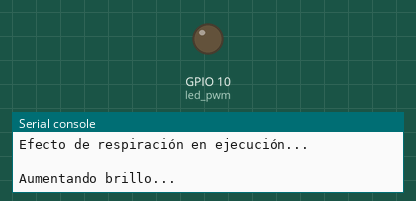
A program run on a simulated ESP32 board running MicroPython. Parts: output pins drawn as LEDs (lit = HIGH), the last lines printed to the serial console.

Above: at 0.05 s.
At 2.3 s:
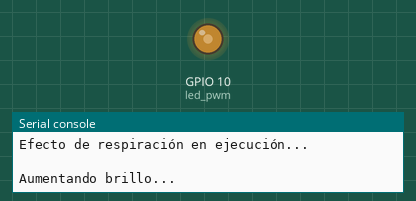
At 4.6 s:
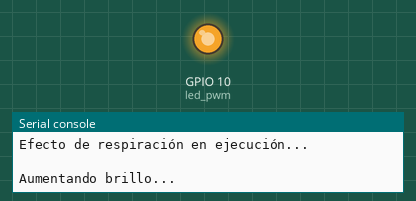
At 9.2 s:
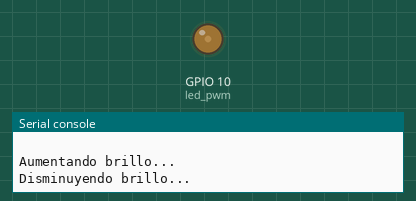
Timing chart, 0 to 13.3 s (numbered marks = the images above):
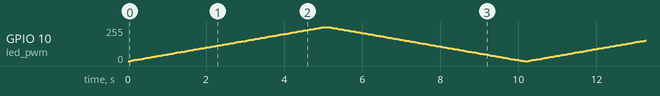

The program:

main.py
```python
# Proyecto 4.1: LED Respiración (Breathing LED)
# ESP32-S3 WROOM con MicroPython
# Descripción: Control del brillo de un LED mediante PWM con efecto de respiración

# ============================================================================
# IMPORTACIONES
# ============================================================================

from machine import Pin, PWM  # Para controlar GPIO y PWM
import time                    # Para controlar los tiempos

# ============================================================================
# CONFIGURACIÓN DEL PWM
# ============================================================================

# Definir el pin GPIO 10 como salida PWM
# Parámetros:
#   - Pin(10): GPIO 10 donde está conectado el LED
#   - freq=1000: Frecuencia PWM de 1000 Hz
led_pwm = PWM(Pin(10), freq=1000)

# ============================================================================
# VARIABLES DE CONFIGURACIÓN
# ============================================================================

# Rango de valores PWM (0 = apagado, 65535 = brillo máximo)
PWM_MIN = 0           # Brillo mínimo
PWM_MAX = 65535       # Brillo máximo

# Velocidad del efecto respiración (en segundos)
STEP_DELAY = 0.05     # Tiempo entre incrementos (más bajo = más rápido)

# Incremento de brillo en cada paso
# Dividimos el rango máximo entre pasos para obtener incrementos suaves
BRIGHTNESS_STEPS = 100  # Número de pasos para subir o bajar
STEP_SIZE = PWM_MAX // BRIGHTNESS_STEPS

# ============================================================================
# FUNCIÓN PARA EFECTO DE RESPIRACIÓN
# ============================================================================

def breathing_effect():
    """
    Función que implementa el efecto de respiración continuo.

    Proceso:
    1. Aumenta el brillo gradualmente (de 0 a máximo)
    2. Disminuye el brillo gradualmente (de máximo a 0)
    3. Repite indefinidamente
    """

    # FASE 1: Aumentar el brillo (0 a máximo)
    print("Aumentando brillo...")
    for brightness in range(PWM_MIN, PWM_MAX, STEP_SIZE):
        led_pwm.duty_u16(brightness)  # Establecer brillo actual
        time.sleep(STEP_DELAY)         # Esperar antes del siguiente paso

    # Asegurar que se alcanza el máximo exacto
    led_pwm.duty_u16(PWM_MAX)
    time.sleep(STEP_DELAY)

    # FASE 2: Disminuir el brillo (máximo a 0)
    print("Disminuyendo brillo...")
    for brightness in range(PWM_MAX, PWM_MIN, -STEP_SIZE):
        led_pwm.duty_u16(brightness)  # Establecer brillo actual
        time.sleep(STEP_DELAY)         # Esperar antes del siguiente paso

    # Asegurar que se apaga completamente
    led_pwm.duty_u16(PWM_MIN)
    time.sleep(STEP_DELAY)

# ============================================================================
# BUCLE PRINCIPAL
# ============================================================================

print("=== LED Respiración Iniciado ===")
print("GPIO 10 - Frecuencia PWM: 1000 Hz")
print("Efecto de respiración en ejecución...")
print()

try:
    # Bucle infinito para repetir el efecto continuamente
    while True:
        breathing_effect()

except KeyboardInterrupt:
    # Manejo de interrupción por teclado (Ctrl+C)
    print("\nPrograma interrumpido por el usuario")
    led_pwm.duty_u16(0)  # Apagar el LED
    print("LED apagado")
```
